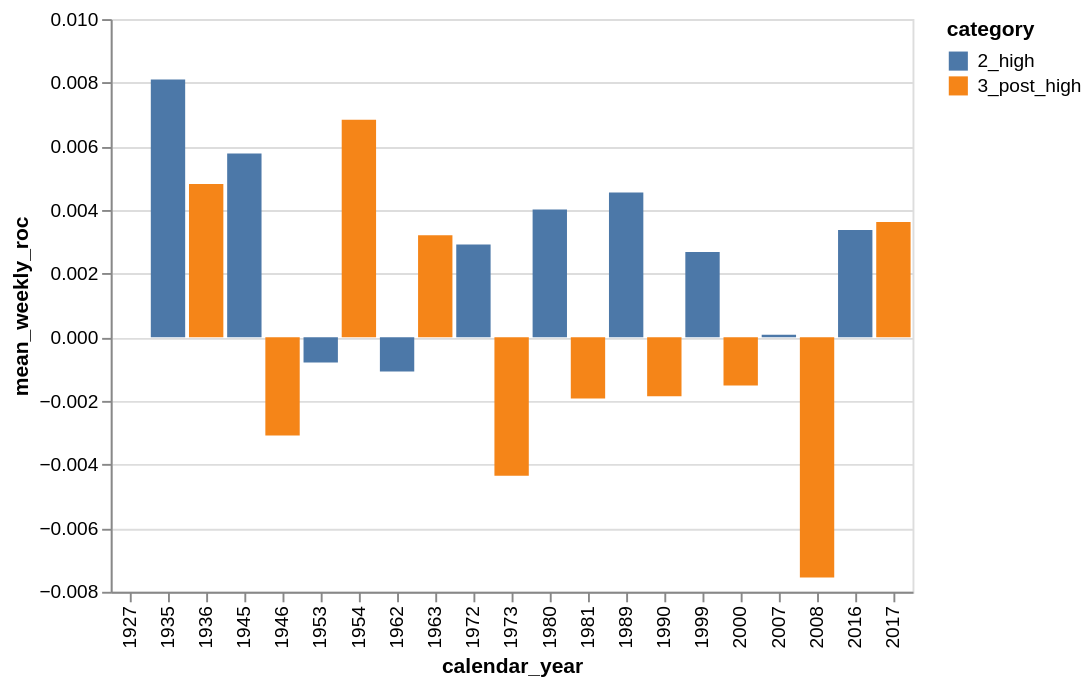

Notebook cell for this chart:
### Code cell
chart = duckdb.sql(f"""
select
year({c_datetime_local}) calendar_year,
mean(forward_roc) mean_weekly_roc,
case
    when high_cycle in [26, 7, 16] then '1_pre_high'
    when high_cycle in [0, 8, 17] then '2_high'
    when high_cycle in [1, 9, 18] then '3_post_high'
end category
from staging_data
where (high_cycle in [0, 8, 17] or high_cycle in [1, 9, 18])
-- where (high_cycle in [26, 0, 1, 7, 8, 9, 16, 17, 18])
and year({c_datetime_local}) < year(now())
group by year({c_datetime_local}), category
order by year({c_datetime_local})
""").pl().plot.bar(x="calendar_year:N", y="mean_weekly_roc", color="category")
chart.save(EXPORT_PATH + "/post-high.svg")
chart

### Figure 1 — Vega-Lite specification as saved in the notebook (floating-point values rounded to 4 significant figures)
{"config": {"view": {"continuousWidth": 300, "continuousHeight": 300}}, "data": {"name": "data-16c47fbf2bf4ead5f8f3375580368c27"}, "mark": {"type": "bar", "tooltip": true}, "encoding": {"color": {"field": "category", "type": "nominal"}, "x": {"field": "calendar_year", "type": "nominal"}, "y": {"field": "mean_weekly_roc", "type": "quantitative"}}, "params": [{"name": "param_1e9efca18e7a2868", "select": {"type": "interval", "encodings": ["x", "y"]}, "bind": "scales"}], "$schema": "https://vega.github.io/schema/vega-lite/v6.1.0.json", "datasets": {"data-16c47fbf2bf4ead5f8f3375580368c27": [{"calendar_year": 1927, "mean_weekly_roc": 0.0, "category": "3_post_high"}, {"calendar_year": 1935, "mean_weekly_roc": 0.0081, "category": "2_high"}, {"calendar_year": 1936, "mean_weekly_roc": 0.00482, "category": "3_post_high"}, {"calendar_year": 1945, "mean_weekly_roc": 0.005776, "category": "2_high"}, {"calendar_year": 1946, "mean_weekly_roc": -0.003084, "category": "3_post_high"}, {"calendar_year": 1953, "mean_weekly_roc": -0.0007921, "category": "2_high"}, {"calendar_year": 1954, "mean_weekly_roc": 0.006834, "category": "3_post_high"}, {"calendar_year": 1962, "mean_weekly_roc": -0.001074, "category": "2_high"}, {"calendar_year": 1963, "mean_weekly_roc": 0.003204, "category": "3_post_high"}, {"calendar_year": 1972, "mean_weekly_roc": 0.002915, "category": "2_high"}, {"calendar_year": 1973, "mean_weekly_roc": -0.00435, "category": "3_post_high"}, {"calendar_year": 1980, "mean_weekly_roc": 0.004017, "category": "2_high"}, {"calendar_year": 1981, "mean_weekly_roc": -0.001928, "category": "3_post_high"}, {"calendar_year": 1989, "mean_weekly_roc": 0.004548, "category": "2_high"}, {"calendar_year": 1990, "mean_weekly_roc": -0.001854, "category": "3_post_high"}, {"calendar_year": 1999, "mean_weekly_roc": 0.002679, "category": "2_high"}, {"calendar_year": 2000, "mean_weekly_roc": -0.001518, "category": "3_post_high"}, {"calendar_year": 2007, "mean_weekly_roc": 7.731e-05, "category": "2_high"}, {"calendar_year": 2008, "mean_weekly_roc": -0.007548, "category": "3_post_high"}, {"calendar_year": 2016, "mean_weekly_roc": 0.003374, "category": "2_high"}, {"calendar_year": 2017, "mean_weekly_roc": 0.003621, "category": "3_post_high"}]}}
